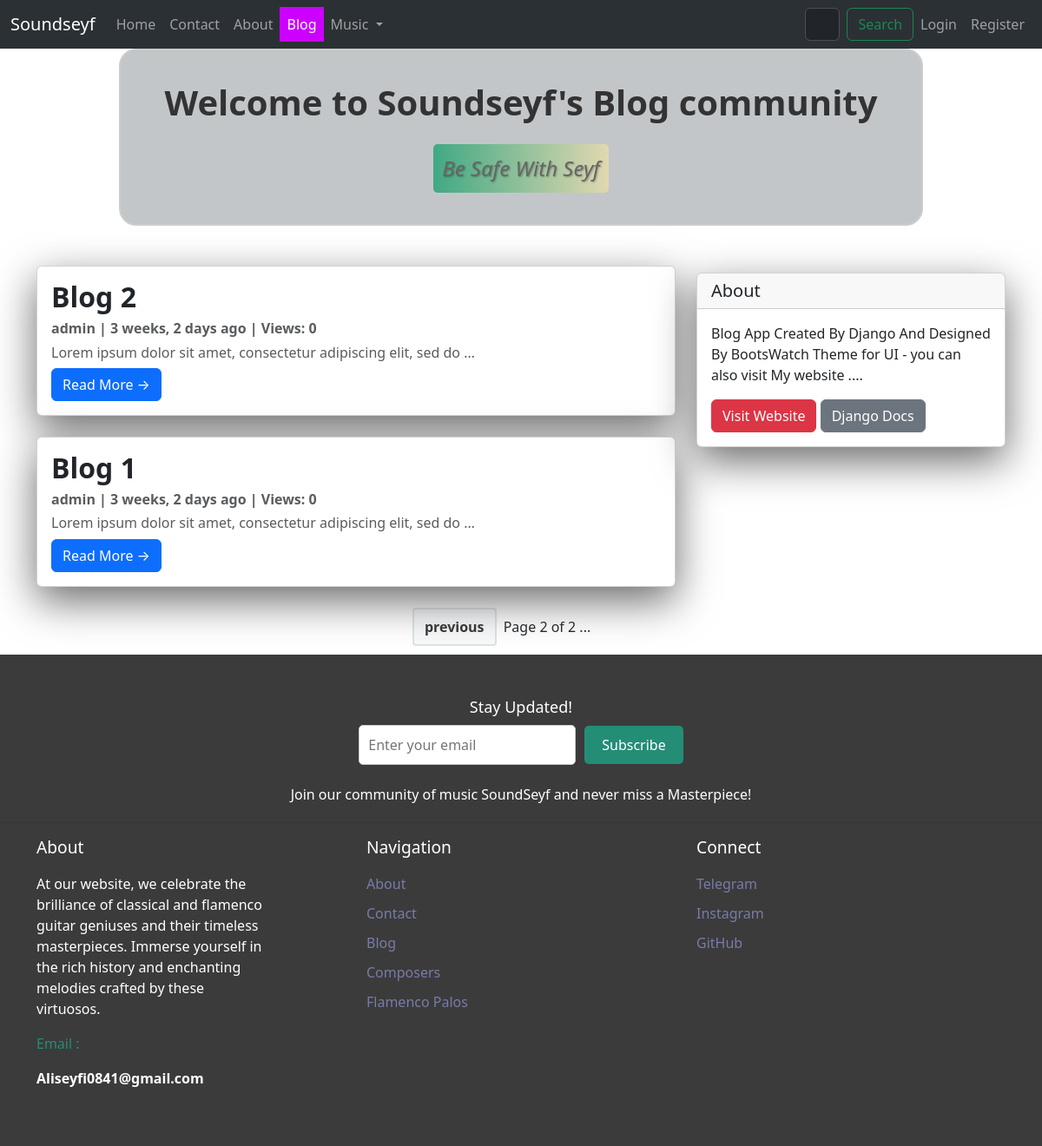
The app's page /blog/?page=2, older data.
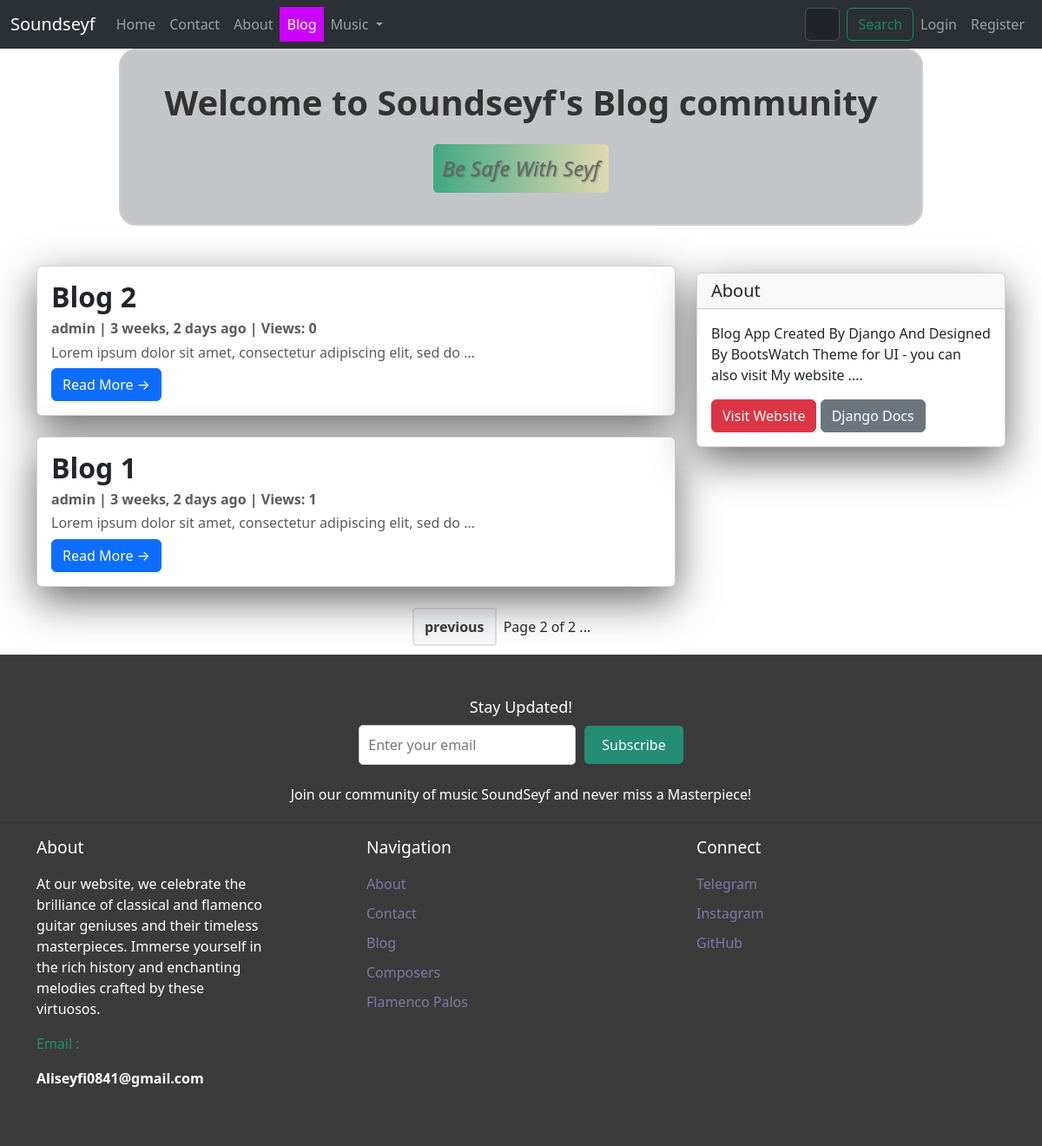
The same page, newer data.
### blog/models.py (models this page shows, shortened)
class Post(models.Model):
    title = models.CharField(max_length=255,unique=True)
    slug = models.SlugField(max_length=255,unique=True)
    author = models.ForeignKey(User,on_delete=models.CASCADE,null=True)
    content = models.TextField(null=True,blank=True)
    created_on = models.DateTimeField(auto_now_add=True)
    updated_on = models.DateTimeField(auto_now=True)
    published_on = models.DateTimeField(null=True)
    status = models.CharField(max_length=255,choices=STATUS_CHOICES)
    counted_views = models.IntegerField(default=0)
    login_required = models.BooleanField(default=False)
    class Meta:
        ordering = ['-created_on']

### blog/views.py (the view)
# urls.py: path('',views.PostList.as_view(),name="blog-home"),
class PostList(generic.ListView):
    now = timezone.now()
    queryset = Post.objects.filter(status='p' , published_on__lte=now).order_by('-created_on')
    context_object_name = 'post_list'
    paginate_by = 3
    template_name = "blog/blog-home.html"

### templates/blog/blog-home.html (shortened to what this page needs)
{% load humanize %}
<!DOCTYPE html>
<html lang="en">
<head>
    <link href="https://cdn.jsdelivr.net/npm/bootstrap@5.3.3/dist/css/bootstrap.min.css" rel="stylesheet"
>
<body data-bs-theme="light">
    <nav class="navbar navbar-expand-lg bg-body-tertiary" data-bs-theme="dark">
        <div class="container-fluid">
            <a class="navbar-brand" href="{% url 'website:index' %}">Soundseyf</a>
            <div class="collapse navbar-collapse" id="navbarSupportedContent">
                <ul class="navbar-nav me-auto mb-2 mb-lg-0">
                    <li class="nav-item">
                        <a class="nav-link {% if request.path == '/' %}active{% endif %}" aria-current="page"
                            href="{% url 'website:index' %}">Home</a>
                    </li>
                    <li class="nav-item">
                        <a class="nav-link {% if '/contact/' in request.path %}active{% endif %}"
                            href="{% url 'website:contact' %}">Contact</a>
                    </li>
                    <li class="nav-item">
                        <a class="nav-link {% if '/about/' in request.path %}active{% endif %}"
                            href="{% url 'website:about' %}">About</a>
                    </li>
                    <li class="nav-item">
                        <a class="nav-link {% if '/blog/' in request.path %}active{% endif %}"
                            href="{% url 'blog:blog-home' %}">Blog</a>
                    </li>
                    <li class="nav-item dropdown">
                        <a class="nav-link dropdown-toggle dropdown-toggle-arrow {% if '/music/' in request.path %}active{% endif %}"
                            href="#" role="button" data-bs-toggle="dropdown" aria-expanded="false">
                            Music
                        </a>
                    </li>
                </ul>
                <form style="padding-left: 45%;" method="get" class="d-flex me-auto" role="search"
                    action="{% url 'music:search' %}">
                    <input class="form-control me-2" name="s" type="search" placeholder="Search Composer fullname"
                        aria-label="Search" list="composer-list">
                    <button class="btn btn-outline-success" type="submit">Search</button>
                </form>
                <ul class="navbar-nav ms-auto">
                    {% if request.user.is_authenticated %}
                    <li class="nav-item dropdown">
                        <a class="nav-link dropdown-toggle" href="#" id="userDropdown" role="button"
                            data-bs-toggle="dropdown" aria-expanded="false">
                            {{ request.user.username }}
                        </a>
                        <ul class="dropdown-menu dropdown-menu-end" aria-labelledby="userDropdown">
                            <li><a class="dropdown-item" href="{% url 'music:Likes' %}">Favorites</a></li>
                            <li>
                                <hr class="dropdown-divider">
                            </li>
                            <li><a class="dropdown-item" href="{% url 'accounts:logout' %}">Logout</a></li>
                        </ul>
                    </li>
                    {% else %}
                    <li class="nav-item">
                        <a class="nav-link btn btn-primary" href="{% url 'accounts:login' %}">Login</a>
                    </li>
                    <li class="nav-item">
                        <a class="nav-link btn btn-success" href="{% url 'accounts:register' %}">Register</a>
                    </li>
                    {% endif %}
                </ul>
            </div>
        </div>
    </nav>
    <header class="masthead">
        <div class="container">
            <div class="row">
                <div class="col-md-8 col-md-10 mx-auto">
                    <div class="site-heading">
                        <div class="title-box">
                            <h3 class="welcome-title my-4 mt-3">Welcome to Soundseyf's Blog community</h3>
                            <p class="safety-message">Be Safe With Seyf</p>
                        </div>
                    </div>
                </div>
            </div>
        </div>
    </header>
    <div class="container">
        <div class="row">
            <div class="col-md-8 mt-3 left">
                {% for post in post_list %}
                <div class="card mb-4">
                    <div class="card-body">
                        <h2 class="card-title" style="font-weight: bold;">{{ post.title }}</h2>
                        <p class="card-text text-muted h6" style="font-weight: bold;">{{ post.author }} | {{post.created_on|naturaltime }} | Views:
                            {{ post.counted_views }}</p>
                        <p class="card-text text-muted h6">{{post.content|truncatewords:10}}</p>
                        <a href="{% url 'blog:blog-single' post.slug %}" class="btn btn-primary">Read More &rarr;</a>
                    </div>
                </div>
                {% endfor %}
                {% if is_paginated %}
                <div class="pagination" style="padding-left: 45%;">
                    <span class="page-links">
                        {% if page_obj.has_previous %}
                        <a style="text-decoration: none;" href="?page={{ page_obj.previous_page_number }}">previous</a>
                        {% endif %}
                        <span class="page-current">
                            Page {{ page_obj.number }} of {{ page_obj.paginator.num_pages }} ...
                        </span>
                    </span>
                </div>
                {% endif %}
            </div>
            {% block sidebar %}
            {% include 'blog/sidebar.html' %}
            {% endblock sidebar %}
        </div>
    </div>
    <footer class="footer">
        <div class="container">
            <div class="footer-subscribe">
                <h3 style="color: #fff;">Stay Updated!</h3>
                <form action="{% url 'website:subscribe' %}" method="post">
                    <input type="email" name="email" placeholder="Enter your email" required>
                    <button type="submit">Subscribe</button>
                </form>
                <p style="padding-top: 2%;">Join our community of music SoundSeyf and never miss a Masterpiece!</p>
            </div>
        </div>
        <hr>
        <div class="container">
            <div class="row">
                <div class="col-md-4">
                    <h5>About</h5>
                    <p style="padding-top: 3%; padding-right:25%">At our website, we celebrate the brilliance of
                        classical and flamenco guitar geniuses and their timeless masterpieces. Immerse yourself in the
                        rich history and enchanting melodies crafted by these virtuosos.</p>
                    <p style="color: #248d76;">Email :
                    <p style="font-weight: bold;">Aliseyfi0841@gmail.com</p>
                    </p>
                </div>
                <div class="col-md-4">
                    <h5>Navigation</h5>
                    <ul class="list-unstyled" style="padding-top: 3%;">
                        <li><a href="{% url 'website:about' %}">About</a></li>
                        <li><a href="{% url 'website:contact' %}">Contact</a></li>
                        <li><a href="{% url 'blog:blog-home' %}">Blog</a></li>
                        <li><a href="{% url 'music:composers' %}">Composers</a></li>
                        <li><a href="{% url 'music:palos' %}">Flamenco Palos</a></li>
                    </ul>
                </div>
                <div class="col-md-4">
                    <h5>Connect</h5>
                    <ul class="list-unstyled" style="padding-top: 3%;">
                        <li><a href="#">Telegram</a></li>
                        <li><a href="https://www.instagram.com/pv.aliseyfi">Instagram</a></li>
                        <li><a href="https://github.com/aisdisappeared">GitHub</a></li>
                    </ul>
                </div>
            </div>
        </div>
    </footer>
</body>
</html>

### templates/blog/sidebar.html (shortened to what this page needs)
{% block sidebar %}
<div class="col-md-4 float-right">
    <div class="card my-4" >
        <h5 class="card-header">About</h5>
        <div class="card-body">
            <p class="card-text">Blog App Created By Django And Designed By BootsWatch Theme for UI -
                you can also visit My website ....
            </p>
            <a href="https://bekbrace.com" class="btn btn-danger">Visit Website</a>
            <a href="https://docs.djangoproject.com/en/3.1" class="btn btn-secondary">Django Docs</a>
        </div>
    </div>
</div>
{% endblock sidebar %}

### templates/blog/blog-home.html (style rules this page uses)
.navbar-nav .nav-link.active { color: rgb(255, 255, 255); background-color: rgb(204, 0, 255); }
.title-box { background-color: #c3c6c9; border: 2px solid #ccc; border-radius: 20px; padding: 20px; margin-bottom: 30px; text-align: center; }
.welcome-title { font-size: 2.5rem; color: #333; font-weight: bold; margin-bottom: 10px; }
.safety-message { font-size: 1.5rem; color: #666; font-style: italic; text-shadow: 1px 1px 2px rgba(0, 0, 0, 0.3); padding: 10px; border-radius: 5px; background: linear-gradient(to right, #40a984, #e1d8b0); display: inline-block; }
.footer { background-color: #3b3b3b; padding: 50px 0; margin-top: 10px; }
.footer h5 { color: #ffffff; font-size: larger; }
.footer p { color: #ffffff; }
.footer ul { padding: 0; list-style: none; }
.footer ul li { margin-bottom: 10px; }
.footer ul li a { color: #797ba9; text-decoration: none; }
.footer-subscribe { text-align: center; margin-bottom: 20px; }
.footer-subscribe h3 { font-size: 18px; margin-bottom: 10px; }
.footer-subscribe form { display: flex; justify-content: center; align-items: center; }
.footer-subscribe input[type="email"] { width: 250px; padding: 10px; border: 1px solid #ccc; border-radius: 5px; margin-right: 10px; }
.footer-subscribe button { padding: 10px 20px; background-color: #248d76; color: #fff; border: none; border-radius: 5px; cursor: pointer; }
.pagination { display: flex; justify-content: center; margin-top: 20px; }
.pagination a { color: #333; padding: 8px 12px; text-decoration: none; border-radius: 4px; margin: 0 4px; transition: all 0.3s ease; background-color: #f8f9fa; border: 2px solid #dee2e6; font-weight: bold; display: inline-block; }

### templates/blog/sidebar.html (style rules this page uses)
.card { box-shadow: 0 16px 48px #6a6a6b; }

Row changes from the older to the newer data that the page shows:
changed Post "Blog 1": counted_views "0" → "1"
